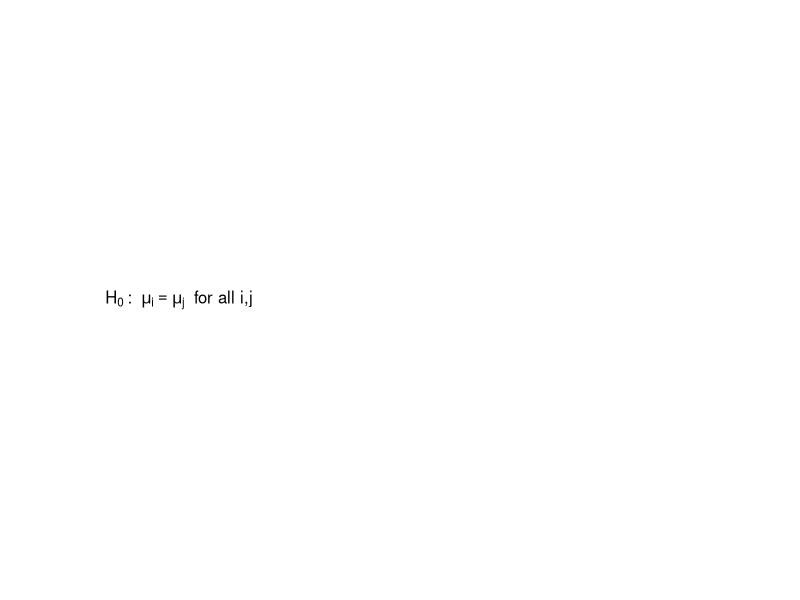
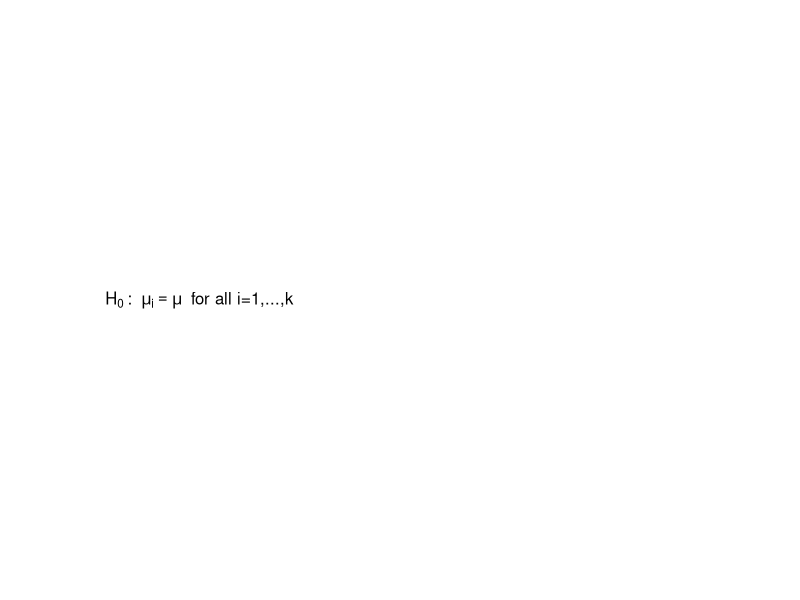

Here is the R script that generated these plots, in order:
## ---- chunk 1
h0 <- bquote(H[0] ~ ": " ~ mu[i] == mu[j] ~ " for all i,j")
par(mar=rep(0.1, 4))
plot(0:1, 0:1, axes=FALSE, type="n")
text(0.1, 0.5, h0, adj=0)
## ---- chunk 2
h0 <- bquote(H[0] ~ ": " ~ mu[i] == mu ~ " for all i=1,...,k")
par(mar=rep(0.1, 4))
plot(0:1, 0:1, axes=FALSE, type="n")
text(0.1, 0.5, h0, adj=0)
## ---- chunk 3
mn <- c(
  21.83,
  20.40,
  21.62,
  21.06,
  20.57)

sd <- c(
  1.17,
  1.09,
  1.32,
  1.11,
  0.99)

mse <- mean(sd^2)
ybarbar <- mean(mn)
t <- 5
N <- 20
h <- 2.88
hi <- ybarbar+h*sqrt((t-1)*mse/N)
lo <- ybarbar-h*sqrt((t-1)*mse/N)
## ---- chunk 4
# Make the numbers look nice
ybarbar <- round(ybarbar, 2)
mse <- round(mse, 2)
lo <- round(lo, 2)
hi <- round(hi, 2)
